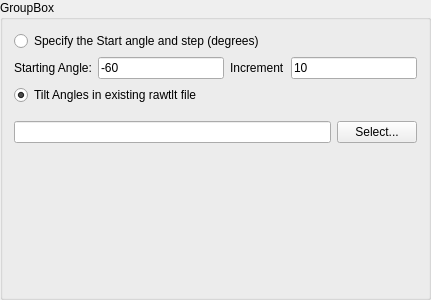
<?xml version="1.0" encoding="UTF-8"?>
<ui version="4.0">
 <class>TiltAngleGroupBox</class>
 <widget class="QGroupBox" name="TiltAngleGroupBox">
  <property name="geometry">
   <rect>
    <x>0</x>
    <y>0</y>
    <width>431</width>
    <height>300</height>
   </rect>
  </property>
  <property name="windowTitle">
   <string>GroupBox</string>
  </property>
  <property name="title">
   <string>GroupBox</string>
  </property>
  <layout class="QVBoxLayout" name="verticalLayout">
   <item>
    <widget class="QRadioButton" name="startIncrementBtn">
     <property name="text">
      <string>Specify the Start angle and step (degrees)</string>
     </property>
     <attribute name="buttonGroup">
      <string notr="true">buttonGroup</string>
     </attribute>
    </widget>
   </item>
   <item>
    <layout class="QHBoxLayout" name="horizontalLayout">
     <property name="topMargin">
      <number>0</number>
     </property>
     <item>
      <widget class="QLabel" name="startLabel">
       <property name="text">
        <string>Starting Angle:</string>
       </property>
      </widget>
     </item>
     <item>
      <widget class="QLineEdit" name="startingAngle">
       <property name="text">
        <string>-60</string>
       </property>
      </widget>
     </item>
     <item>
      <widget class="QLabel" name="incrementLabel">
       <property name="text">
        <string>Increment</string>
       </property>
      </widget>
     </item>
     <item>
      <widget class="QLineEdit" name="increment">
       <property name="text">
        <string>10</string>
       </property>
      </widget>
     </item>
    </layout>
   </item>
   <item>
    <widget class="QRadioButton" name="rawTltBtn">
     <property name="text">
      <string>Tilt Angles in existing rawtlt file</string>
     </property>
     <property name="checked">
      <bool>true</bool>
     </property>
     <attribute name="buttonGroup">
      <string notr="true">buttonGroup</string>
     </attribute>
    </widget>
   </item>
   <item>
    <layout class="QHBoxLayout" name="horizontalLayout_2">
     <property name="topMargin">
      <number>10</number>
     </property>
     <item>
      <widget class="QLineEdit" name="rawTltFile"/>
     </item>
     <item>
      <widget class="QPushButton" name="selectRawTlt">
       <property name="text">
        <string>Select...</string>
       </property>
      </widget>
     </item>
    </layout>
   </item>
   <item>
    <spacer name="verticalSpacer">
     <property name="orientation">
      <enum>Qt::Vertical</enum>
     </property>
     <property name="sizeHint" stdset="0">
      <size>
       <width>398</width>
       <height>118</height>
      </size>
     </property>
    </spacer>
   </item>
  </layout>
 </widget>
 <resources/>
 <connections/>
 <buttongroups>
  <buttongroup name="buttonGroup"/>
 </buttongroups>
</ui>
